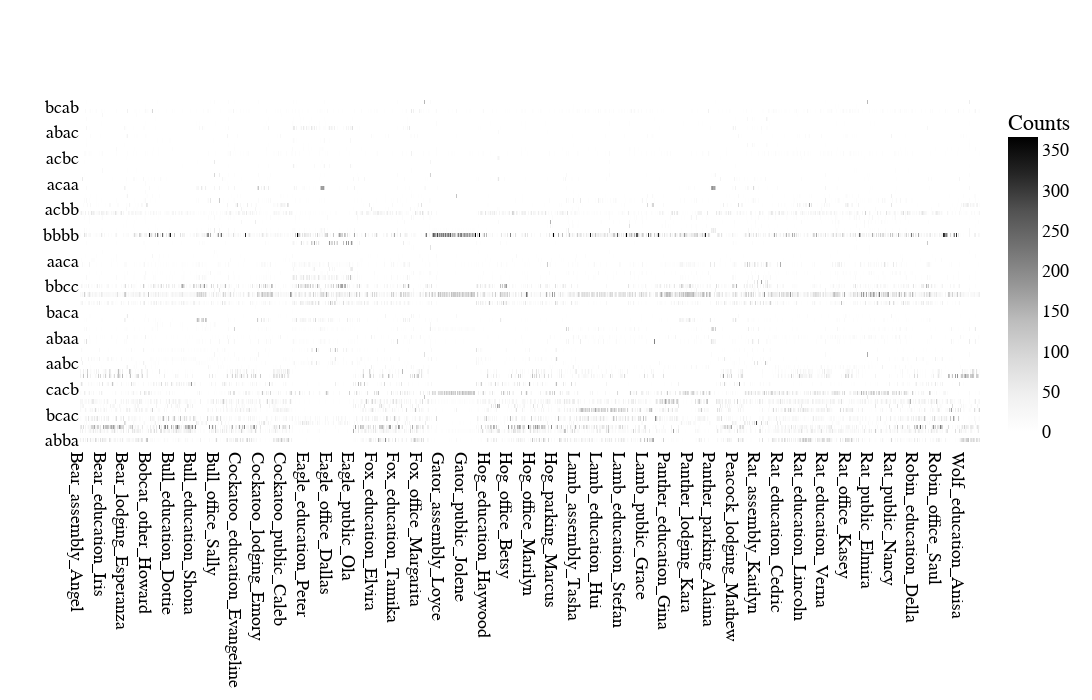

The notebook cell this image was saved under:
### Code cell
# Identifying sequence counts per building
df_count = ut.sax_count_reformat(sax_dict)
df_count.fillna(0, inplace=True)

# Plotting per building sequence counts as heatmap
fig = ut.SAXcount_hm_wdendro(df_count)
fig.show()
fig.write_image(path_fig_out+"SAXcounts_"+meter+"_"+version+".png", width=1200, height=800)
fig.write_html(path_fig_out+"SAXcounts_"+meter+"_"+version+".html")

### Figure 1 — Plotly figure (JSON) as saved in the notebook; plotly's stock layout.template omitted (floating-point values rounded to 4 significant figures; data arrays with more than 128 entries replaced by an {"elided": "..."} marker saying what was removed)
{"data": [{"colorbar": {"title": {"text": "Counts"}}, "colorscale": [[0, "rgb(255,255,255)"], [0.125, "rgb(240,240,240)"], [0.25, "rgb(217,217,217)"], [0.375, "rgb(189,189,189)"], [0.5, "rgb(150,150,150)"], [0.625, "rgb(115,115,115)"], [0.75, "rgb(82,82,82)"], [0.875, "rgb(37,37,37)"], [1, "rgb(0,0,0)"]], "type": "heatmap", "x": {"elided": "1555 str values"}, "y": ["abba", "caba", "abbb", "abcb", "bbbc", "bbcb", "bcac", "bccb", "accc", "bccc", "caac", "cccc", "cacb", "abcc", "acac", "accb", "abca", "bcbb", "aabc", "aacb", "cbac", "aacc", "ccac", "baab", "abaa", "cbca", "baaa", "caaa", "cbcc", "bcba", "baca", "acab", "aabb", "bacb", "aaaa", "ccbc", "bbcc", "aaac", "babb", "bbaa", "cacc", "aaab", "aaca", "bbca", "cbba", "ccab", "bacc", "ccaa", "bbbb", "cbbb", "bcbc", "abab", "ccbb", "aaba", "acbb", "acca", "bbab", "bcca", "bcaa", "cbbc", "acaa", "abbc", "cbab", "ccba", "cabc", "cbaa", "acbc", "cccb", "baba", "bbac", "cabb", "acba", "abac", "babc", "cbcb", "baac", "ccca", "bbba", "bcab", "caab"], "z": {"elided": "80x1555 int values"}}], "layout": {"font": {"color": "black", "family": "Times New Roman", "size": 18}, "height": 700, "plot_bgcolor": "#fff", "width": 1200, "xaxis": {"tickmode": "array"}}}
